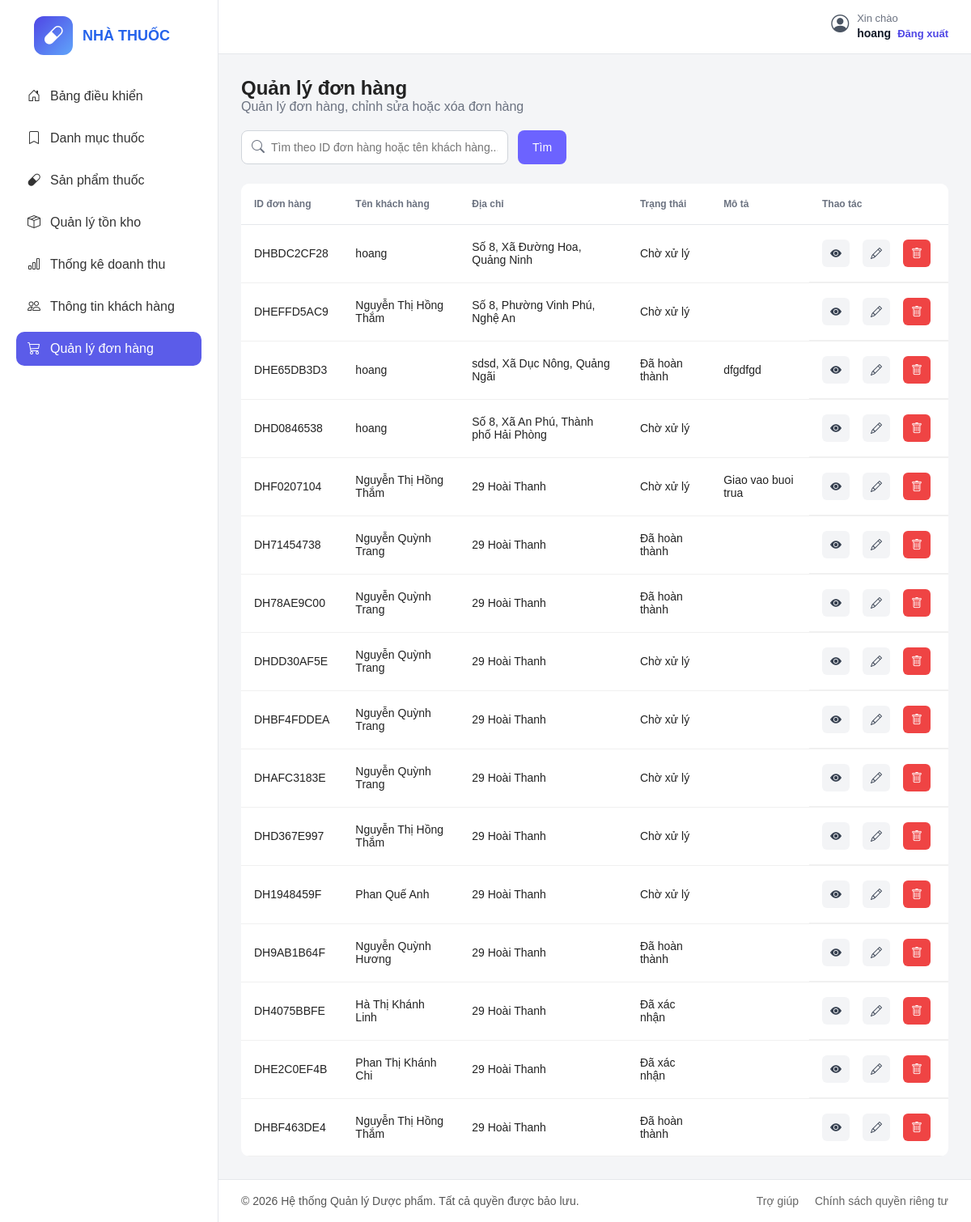
Page /dashboard/don-hang/ (signed in) on the committed database.
### core/models.py (models this page shows, shortened)
class Order(models.Model):
    STATUS_CHOICES = [
        ('pending', 'Chờ xử lý'),
        ('confirmed', 'Đã xác nhận'),
        ('completed', 'Đã hoàn thành'),
        ('cancelled', 'Đã hủy'),
    ]
    PAYMENT_CHOICES = [
        ('cash', 'Thanh toán tiền mặt'),
        ('bank', 'Thanh toán chuyển khoản'),
    ]
    customer = models.ForeignKey(Customer, on_delete=models.CASCADE)
    code = models.CharField(max_length=20, unique=True)
    status = models.CharField(max_length=20, choices=STATUS_CHOICES, default='pending')
    receiver_name = models.CharField(max_length=100)
    receiver_phone = models.CharField(max_length=20)
    delivery_address = models.CharField(max_length=255)
    subtotal = models.DecimalField(max_digits=12, decimal_places=2, default=0)
    note = models.TextField(blank=True)
    payment_method = models.CharField(max_length=20, choices=PAYMENT_CHOICES, default='cash')
    created_at = models.DateTimeField(auto_now_add=True)

class Customer(models.Model):
    user = models.OneToOneField(User, on_delete=models.CASCADE)
    full_name = models.CharField(max_length=100)
    address = models.CharField(max_length=255, blank=True)
    phone = models.CharField(max_length=20)
    avatar = models.ImageField(upload_to='avatars/', blank=True, null=True)

### core/views.py (the view)
# urls.py: path('dashboard/don-hang/', views.admin_orders, name='admin_orders'),
@login_required
@user_passes_test(is_admin)
def admin_orders(request):
    keyword = request.GET.get('q', '').strip()
    orders = (
        Order.objects
        .select_related('customer')
        .prefetch_related('items__product')
        .all()
        .order_by('-created_at')
    )
    if keyword:
        query = Q(code__icontains=keyword) | Q(customer__full_name__icontains=keyword)
        if keyword.isdigit():
            query |= Q(id=int(keyword))
        orders = orders.filter(query)
    return render(request, 'admin_panel/donhang.html', {
        'orders': orders,
        'keyword': keyword,
    })

### core/views.py (called while the page is built)
def is_admin(user):
    return user.is_staff

### templates/admin_panel/donhang.html (shortened to what this page needs)
{% load static %}
<!DOCTYPE html>
<html lang="vi">
<head>
  <link rel="stylesheet" href="{% static 'css/donhang.css' %}" />
  <link rel="stylesheet" href="https://cdn.jsdelivr.net/npm/bootstrap-icons@1.11.3/font/bootstrap-icons.min.css" />
</head>
<body>
  <div class="container">
    <aside class="sidebar">
      <div class="logo">
        <div class="logo-icon">
          <i class="bi bi-capsule"></i>
        </div>
        <div>
          <h2>NHÀ THUỐC</h2>
        </div>
      </div>
      <ul class="menu">
        <li><a href="{% url 'dashboard' %}"><i class="bi bi-house-door"></i> Bảng điều khiển</a></li>
        <li><a href="{% url 'admin_categories' %}"><i class="bi bi-bookmark"></i> Danh mục thuốc</a></li>
        <li><a href="{% url 'admin_products' %}"><i class="bi bi-capsule"></i> Sản phẩm thuốc</a></li>
        <li><a href="{% url 'admin_inventory' %}"><i class="bi bi-box-seam"></i> Quản lý tồn kho</a></li>
        <li><a href="{% url 'admin_statistics' %}"><i class="bi bi-bar-chart"></i> Thống kê doanh thu</a></li>
        <li><a href="{% url 'admin_customers' %}"><i class="bi bi-people"></i> Thông tin khách hàng</a></li>
        <li class="active"><a href="{% url 'admin_orders' %}"><i class="bi bi-cart3"></i>Quản lý đơn hàng</a></li>
      </ul>
    </aside>
    <main class="main-content">
      <header class="topbar">
        <div class="topbar-right">
          <div class="user-info user-info-vertical">
            <i class="bi bi-person-circle"></i>
            <div>
              <span>Xin chào</span>
              <strong>{{ user.get_full_name|default:user.username }}</strong>
              <a href="{% url 'logout' %}" class="logout-link">Đăng xuất</a>
            </div>
          </div>
        </div>
      </header>
      <section class="titleql">
        <h2>Quản lý đơn hàng</h2>
        <p class="subtitle">
          Quản lý đơn hàng, chỉnh sửa hoặc xóa đơn hàng
        </p>
        <div class="action-bar">
          <form method="get" action="{% url 'admin_orders' %}" class="search-form">
            <div class="small-search-box">
              <i class="bi bi-search"></i>
              <input
                type="text"
                name="q"
                value="{{ keyword|default:'' }}"
                placeholder="Tìm theo ID đơn hàng hoặc tên khách hàng..."
              />
            </div>
            <button type="submit" class="search-btn">Tìm</button>
          </form>
        </div>
        <div class="table-wrapper">
          <table>
            <thead>
              <tr>
                <th>ID đơn hàng</th>
                <th>Tên khách hàng</th>
                <th>Địa chỉ</th>
                <th>Trạng thái</th>
                <th>Mô tả</th>
                <th>Thao tác</th>
              </tr>
            </thead>
            <tbody>
              {% for order in orders %}
              <tr>
                <td>{{ order.code }}</td>
                <td>{{ order.customer.full_name }}</td>
                <td>{{ order.delivery_address }}</td>
                <td>{{ order.get_status_display }}</td>
                <td>{{ order.note }}</td>
                <td class="action-cell">
                  <button
                    type="button"
                    class="view-btn open-view-popup"
                    data-id="{{ order.id }}"
                    data-code="{{ order.code }}"
                    data-customer="{{ order.customer.full_name }}"
                  >
                    <i class="bi bi-eye-fill"></i>
                  </button>
                  <button
                    type="button"
                    class="edit-btn open-edit-popup"
                    data-id="{{ order.id }}"
                    data-code="{{ order.code }}"
                    data-customer="{{ order.customer.full_name }}"
                    data-status="{{ order.status }}"
                    data-note="{{ order.note }}"
                  >
                    <i class="bi bi-pencil"></i>
                  </button>
                  <form method="post"
                    action="{% url 'admin_order_delete' order.id %}"
                    style="display:inline"
                    onsubmit="return confirm('Bạn có chắc muốn xóa đơn hàng này không?');">
                    <button type="submit" class="delete-btn">
                      <i class="bi bi-trash"></i>
                    </button>
                  </form>
                </td>
              </tr>
              {% empty %}
              <tr>
                <td colspan="5" class="empty-row">Không tìm thấy đơn hàng phù hợp.</td>
              </tr>
              {% endfor %}
            </tbody>
          </table>
        </div>
      </section>
      <footer class="footer">
        <p>© 2026 Hệ thống Quản lý Dược phẩm. Tất cả quyền được bảo lưu.</p>
        <div class="footer-links">
          <a href="#">Trợ giúp</a>
          <a href="#">Chính sách quyền riêng tư</a>
        </div>
      </footer>
    </main>
  </div>
</body>
</html>

### rows in the picture
Order: code "DHBDC2CF28", customer.full_name "hoang", delivery_address "Số 8, Xã Đường Hoa, Quảng Ninh", status "Chờ xử lý"
Order: code "DHEFFD5AC9", customer.full_name "Nguyễn Thị Hồng Thắm", delivery_address "Số 8, Phường Vinh Phú, Nghệ An", status "Chờ xử lý"
Order: code "DHE65DB3D3", customer.full_name "hoang", delivery_address "sdsd, Xã Dục Nông, Quảng Ngãi", status "Đã hoàn thành", note "dfgdfgd"
Order: code "DHD0846538", customer.full_name "hoang", delivery_address "Số 8, Xã An Phú, Thành phố Hải Phòng", status "Chờ xử lý"
Order: code "DHF0207104", customer.full_name "Nguyễn Thị Hồng Thắm", delivery_address "29 Hoài Thanh", status "Chờ xử lý", note "Giao vao buoi trua"
Order: code "DH71454738", customer.full_name "Nguyễn Quỳnh Trang", delivery_address "29 Hoài Thanh", status "Đã hoàn thành"
Order: code "DH78AE9C00", customer.full_name "Nguyễn Quỳnh Trang", delivery_address "29 Hoài Thanh", status "Đã hoàn thành"
Order: code "DHDD30AF5E", customer.full_name "Nguyễn Quỳnh Trang", delivery_address "29 Hoài Thanh", status "Chờ xử lý"
Order: code "DHBF4FDDEA", customer.full_name "Nguyễn Quỳnh Trang", delivery_address "29 Hoài Thanh", status "Chờ xử lý"
Order: code "DHAFC3183E", customer.full_name "Nguyễn Quỳnh Trang", delivery_address "29 Hoài Thanh", status "Chờ xử lý"
Order: code "DHD367E997", customer.full_name "Nguyễn Thị Hồng Thắm", delivery_address "29 Hoài Thanh", status "Chờ xử lý"
Order: code "DH1948459F", customer.full_name "Phan Quế Anh", delivery_address "29 Hoài Thanh", status "Chờ xử lý"
Order: code "DH9AB1B64F", customer.full_name "Nguyễn Quỳnh Hương", delivery_address "29 Hoài Thanh", status "Đã hoàn thành"
Order: code "DH4075BBFE", customer.full_name "Hà Thị Khánh Linh", delivery_address "29 Hoài Thanh", status "Đã xác nhận"
Order: code "DHE2C0EF4B", customer.full_name "Phan Thị Khánh Chi", delivery_address "29 Hoài Thanh", status "Đã xác nhận"
Order: code "DHBF463DE4", customer.full_name "Nguyễn Thị Hồng Thắm", delivery_address "29 Hoài Thanh", status "Đã hoàn thành"

### other values in the picture
{{ user.get_full_name|default:user.username }} "hoang"
